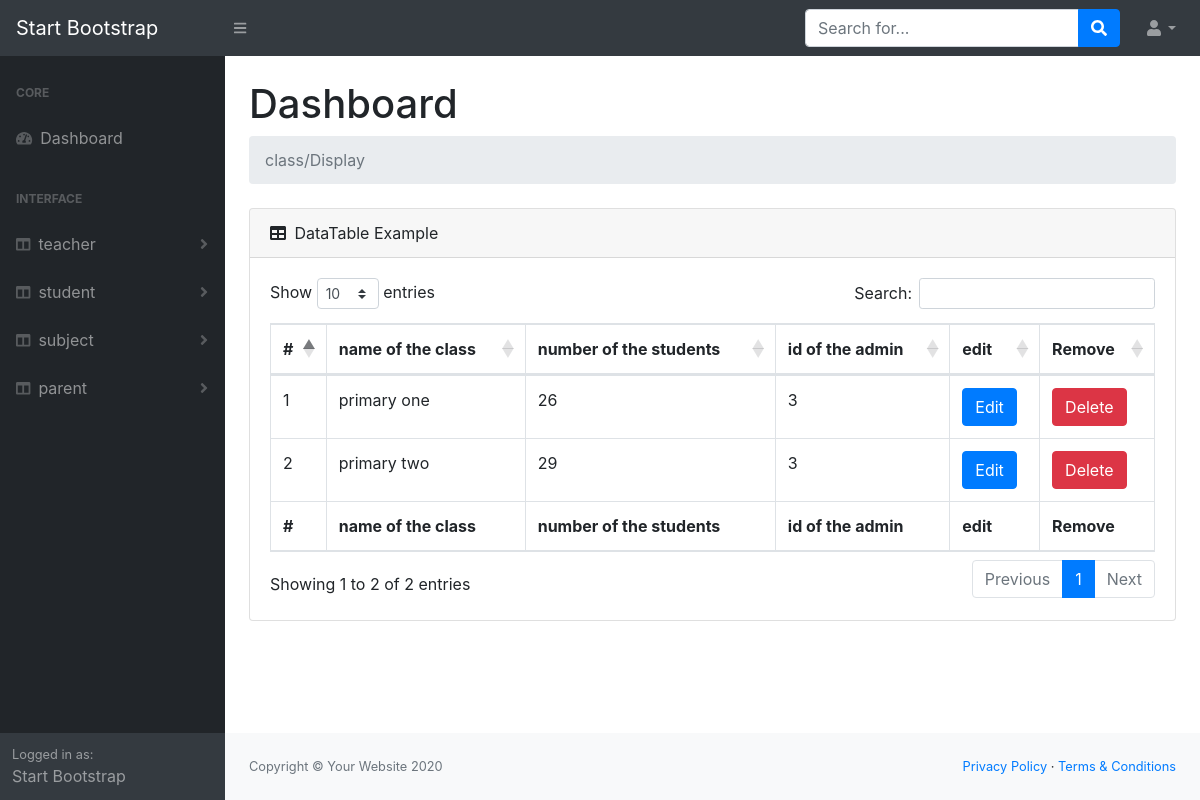
The app's page /schoolSystem/dashBoard/class/index.php (signed in) with its own data.
### tables this page shows
CREATE TABLE `class` (
  `ClassId` int(10) NOT NULL,
  `StudentsNo` int(10) NOT NULL,
  `ClassName` tinytext NOT NULL,
  `AdminId` int(10) NOT NULL
);

### schoolSystem/dashBoard/class/index.php (the view, shortened to what this page needs)
<?php
require '../helpers/functions.php';
$sql = "select * from class";
$op  = DoQuery($sql);
require '../layouts/header.php';
require '../layouts/nav.php';
require '../layouts/sidNav.php';
?>
<main>
    <div class="container-fluid">
        <h1 class="mt-4">Dashboard</h1>
        <ol class="breadcrumb mb-4">
         </ol>
        <div class="card mb-4">
            <div class="card-header">
                <i class="fas fa-table mr-1"></i>
                DataTable Example
            </div>
            <div class="card-body">
                <div class="table-responsive">
                    <table class="table table-bordered" id="dataTable" width="100%" cellspacing="0">
                        <thead>
                            <tr>
                                <th>#</th>
                                <th>name of the class</th>
                                <th>number of the students</th>
                                <th>id of the admin</th>
                                <th>edit</th>
                                <th>Remove</th>
                            </tr>
                        </thead>
                        <tfoot>
                        <tr>
                                <th>#</th>
                                <th>name of the class</th>
                                <th>number of the students</th>
                                <th>id of the admin</th>
                                <th>edit</th>
                                <th>Remove</th>
                            </tr>
                        </tfoot>
                        <tbody>
                            <?php
                            while ($data = mysqli_fetch_assoc($op)) {
                            ?>
                                <tr>
                                <td><?php echo $data['ClassId'] ?></td>
                                    <td><?php echo $data['ClassName'] ?></td>
                                    <td><?php echo $data['StudentsNo'] ?></td>
                                    <td><?php echo $data['AdminId'] ?></td>
                                    <td> <a href='edit.php?id=<?php echo $data['ClassId'];?>' class='btn btn-primary m-r-1em'>Edit</a> </td>
                                    <td> <a href='delete.php?id=<?php echo $data['ClassId']?>' class='btn btn-danger m-r-1em'>Delete</a> </td>
                                </tr>
                            <?php } ?>
                        </tbody>
                    </table>
                </div>
            </div>
        </div>
    </div>
</main>
<?php
require '../layouts/footer.php';
?>

### records on screen
class: ClassId "1", ClassName "primary one", StudentsNo "26", AdminId "3"
class: ClassId "2", ClassName "primary two", StudentsNo "29", AdminId "3"

### other values on screen
$module "teacher"
$module "student"
$module "subject"
$module "parent"
$message "class/Display"
